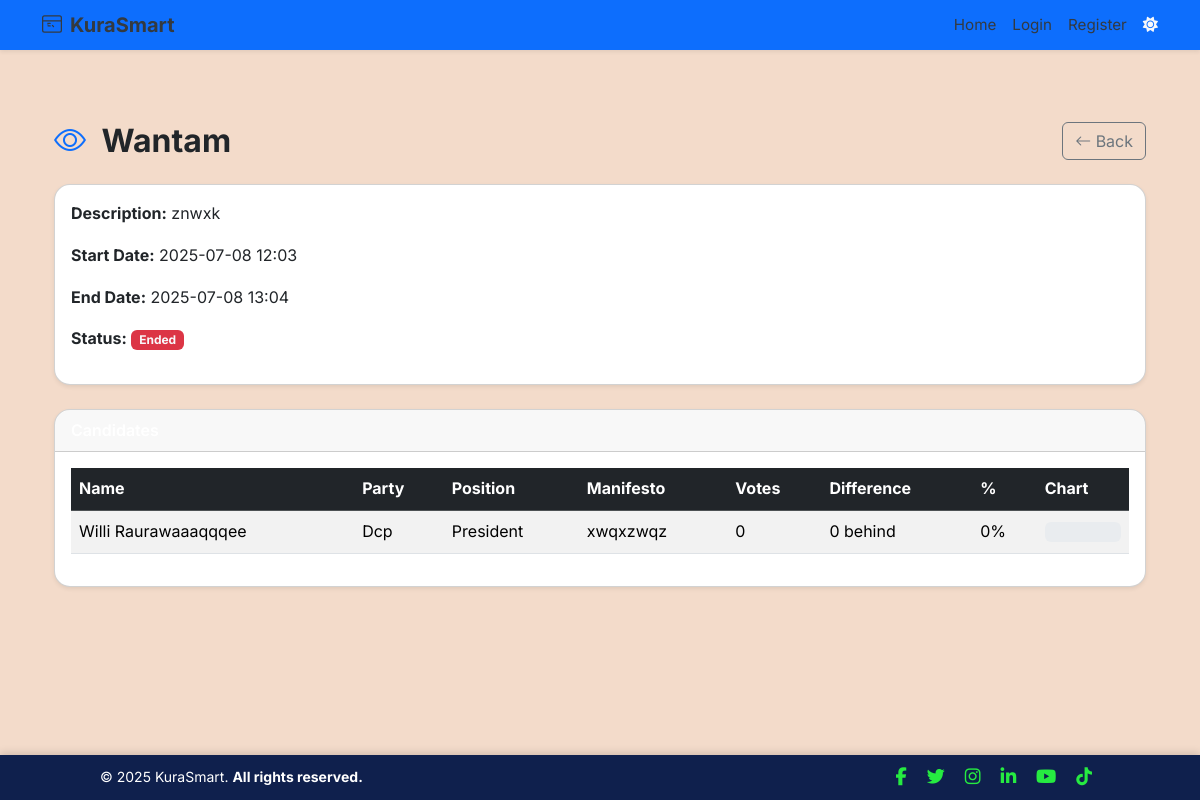
The app's page /admin/elections/8, older data.
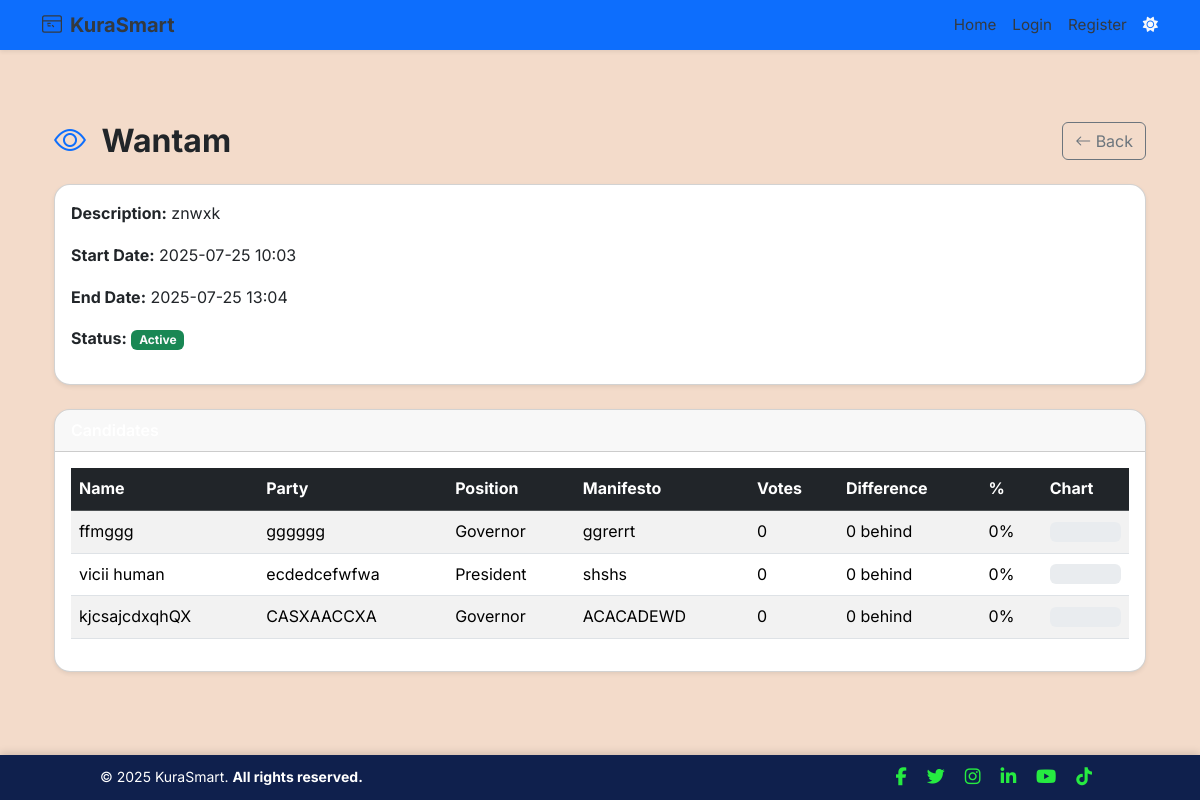
The same page, newer data.
### app/models.py (models this page shows, shortened)
class Election(db.Model):
    __tablename__ = 'election'
    id = db.Column(db.Integer, primary_key=True)
    title = db.Column(db.String(255), nullable=False)
    description = db.Column(db.Text)
    start_date = db.Column(db.DateTime, nullable=False)
    end_date = db.Column(db.DateTime, nullable=False)
    is_active = db.Column(db.Boolean, default=True)
    status = db.Column(db.Enum(ElectionStatusEnum), nullable=False, default=ElectionStatusEnum.INACTIVE)
    created_at = db.Column(db.DateTime, default=datetime.utcnow)
    updated_at = db.Column(db.DateTime, onupdate=func.now())
    deactivated_by = db.Column(db.Integer, db.ForeignKey('users.id'))
    candidates = db.relationship('Candidate', back_populates='election', lazy='dynamic')
    positions = db.relationship('Position', back_populates='election', lazy='dynamic', cascade="all, delete-orphan")
    votes = db.relationship('Vote', back_populates='election', lazy='dynamic')

class Candidate(db.Model):
    __tablename__ = 'candidate'
    id = db.Column(db.Integer, primary_key=True)
    user_id = db.Column(db.Integer, db.ForeignKey('users.id'), nullable=False)
    election_id = db.Column(db.Integer, db.ForeignKey('election.id'), nullable=False)
    position_id = db.Column(db.Integer, db.ForeignKey('position.id'), nullable=False)
    full_name = db.Column(db.String(100), nullable=False)
    party_name = db.Column(db.String(100))
    position = db.Column(db.String(100), nullable=True)
    description = db.Column(db.Text)
    manifesto = db.Column(db.Text)
    approved = db.Column(db.Boolean, default=False)
    created_at = db.Column(db.DateTime, default=datetime.utcnow)
    user = db.relationship('User', back_populates='candidates')
    election = db.relationship('Election', back_populates='candidates')
    position_rel = db.relationship('Position', back_populates='candidates')
    votes = db.relationship('Vote', back_populates='candidate', lazy='dynamic')
    __table_args__ = (
        db.UniqueConstraint('user_id', 'election_id', 'position_id', name='unique_candidate_combination'),
    )

### app/routes/web_auth.py (the view)
@admin_web_bp.route("/elections/<int:election_id>")
def view_election(election_id):
    election = Election.query.get_or_404(election_id)
    candidates = Candidate.query.filter_by(election_id=election_id).all()
    vote_counts = (
        db.session.query(Vote.candidate_id, func.count(Vote.id).label("vote_count"))
        .filter(Vote.election_id == election_id)
        .group_by(Vote.candidate_id)
        .all()
    )
    vote_count_map = {cid: count for cid, count in vote_counts}
    for candidate in candidates:
        candidate.vote_count = vote_count_map.get(candidate.id, 0)
    total_votes = sum(vote_count_map.values())
    return render_template(
        "admin/view_election.html",
        election=election,
        candidates=candidates,
        total_votes=total_votes,
    )

### app/context_processors.py (called while the page is built)
def inject_unread_notifs():
    if current_user.is_authenticated:
        count = Notification.query.filter_by(read=False).count()
    else:
        count = 0
    return {'unread_count': count}

### app/templates/admin/view_election.html (shortened to what this page needs)
{% extends "base.html" %}
{% block content %}
<div class="container py-5" data-aos="fade-up">
  <div class="d-flex justify-content-between align-items-center mb-4">
    <h2 class="fw-bold mb-0">
      <i class="bi bi-eye me-2 text-primary"></i>
      {{ election.title }}
    </h2>
    <a href="{{ url_for('admin_web.manage_elections') }}" class="btn btn-outline-secondary">
      <i class="bi bi-arrow-left"></i> Back
    </a>
  </div>
  <div class="card shadow-sm rounded-4 mb-4">
    <div class="card-body">
      <p><strong>Description:</strong> {{ election.description or '—' }}</p>
      <p><strong>Start Date:</strong> {{ election.start_date.strftime('%Y-%m-%d %H:%M') }}</p>
      <p><strong>End Date:</strong> {{ election.end_date.strftime('%Y-%m-%d %H:%M') }}</p>
      <p>
        {% set status_clr = {'inactive':'secondary','active':'success','paused':'warning','ended':'danger'}.get(election.status.value,'dark') %}
        <strong>Status:</strong>
        <span class="badge bg-{{ status_clr }} text-light">{{ election.status.value.title() }}</span>
      </p>
    </div>
  </div>
  <div class="card shadow-sm rounded-4">
    <div class="card-header bg-gradient-secondary text-white fw-semibold rounded-top-4">
    </div>
    <div class="card-body">
      {% if candidates %}
        <div class="table-responsive">
          <table class="table table-striped align-middle">
            <thead class="table-dark">
              <tr>
                <th>Name</th>
                <th>Party</th>
                <th>Position</th>
                <th>Manifesto</th>
                {% if election.status.value in ['active', 'ended'] %}
                  <th>Votes</th>
                  <th>Difference</th>
                  <th>%</th>
                  <th>Chart</th>
                {% endif %}
              </tr>
            </thead>
            <tbody>
              {% set sorted_candidates = candidates|sort(attribute='vote_count', reverse=True) %}
              {% set top_vote = sorted_candidates[0].vote_count if sorted_candidates else 0 %}
              {% for cand in sorted_candidates %}
                {% set is_leader = cand.vote_count == top_vote and top_vote > 0 %}
                {% set vote_percent = (cand.vote_count / total_votes * 100) if total_votes > 0 else 0 %}
                <tr class="{% if is_leader %}table-success fw-bold{% endif %}">
                  <td>
                    {{ cand.full_name }}
                  </td>
                  <td>{{ cand.party_name or '—' }}</td>
                  <td>{{ cand.position }}</td>
                  <td style="white-space:pre-wrap;">{{ cand.manifesto }}</td>
                  {% if election.status.value in ['active', 'ended'] %}
                    <td>{{ cand.vote_count }}</td>
                    {% if is_leader %}
                      <td>—</td>
                    {% else %}
                      <td>{{ top_vote - cand.vote_count }} behind</td>
                    {% endif %}
                    <td>{{ vote_percent|round(2) }}%</td>
                    <td>
                      <div class="progress" style="height: 20px;">
                      </div>
                    </td>
                  {% endif %}
                </tr>
              {% endfor %}
            </tbody>
          </table>
        </div>
      {% else %}
        <p class="text-center text-muted">No candidates found for this election.</p>
      {% endif %}
    </div>
  </div>
</div>
{% endblock %}

### app/templates/base.html (shortened to what this page needs)
<!DOCTYPE html>
<html lang="en" data-bs-theme="auto">
<head>
  <link rel="stylesheet" href="https://cdn.jsdelivr.net/npm/bootstrap@5.3.3/dist/css/bootstrap.min.css">
  <link rel="stylesheet" href="https://cdnjs.cloudflare.com/ajax/libs/font-awesome/6.5.0/css/all.min.css"/>
  <link rel="stylesheet" href="https://cdn.jsdelivr.net/npm/aos@2.3.4/dist/aos.css">
  <link rel="stylesheet" href="https://cdn.jsdelivr.net/npm/bootstrap-icons@1.10.5/font/bootstrap-icons.css">
  <link rel="stylesheet" href="{{ url_for('static', filename='styles.css') }}">
</head>
<body class="text-dark d-flex flex-column min-vh-100">
  <nav class="navbar navbar-expand-lg navbar-dark bg-primary sticky-top shadow-sm">
    <div class="container">
      <a class="navbar-brand fw-bold d-flex align-items-center gap-2" href="{{ url_for('main.index') }}">
        KuraSmart
      </a>
      <div class="collapse navbar-collapse" id="navCollapse">
        <ul class="navbar-nav ms-auto mb-2 mb-lg-0">
          <li class="nav-item">
            <a class="nav-link {% if request.endpoint == 'main.index' %}active{% endif %}" href="{{ url_for('main.index') }}">Home</a>
          </li>
          {% if current_user.is_authenticated %}
            <li class="nav-item">
              <a class="nav-link {% if request.endpoint in ['admin_web.dashboard', 'voter_web.dashboard'] %}active{% endif %}"
                 href="{{ url_for('admin_web.dashboard') }}">
                Dashboard
              </a>
            </li>
            {% if current_user.is_super_admin or current_user.role == 'admin' %}
              <li class="nav-item">
                <a class="nav-link {% if request.endpoint == 'admin_web.dashboard' %}active{% endif %}" href="{{ url_for('admin_web.dashboard') }}">
                  Admin Panel
                </a>
              </li>
            {% endif %}
            <li class="nav-item dropdown">
              <a class="nav-link dropdown-toggle" href="#" id="userMenu" data-bs-toggle="dropdown">
                <div class="nav-profile-wrapper">
                  <div class="profile-initial bg10">
                    {{ current_user.full_name[0]|upper }}
                  </div>
                  <div class="user-name-hover">
                    {{ current_user.full_name }}
                  </div>
                </div>
              </a>
              <ul class="dropdown-menu dropdown-menu-end">
                <li><a class="dropdown-item" href="{{ url_for('web_auth.logout') }}">Logout</a></li>
              </ul>
            </li>
          {% else %}
            <li class="nav-item">
              <a class="nav-link {% if request.endpoint == 'web_auth.login' %}active{% endif %}" href="{{ url_for('web_auth.login') }}">Login</a>
            </li>
            <li class="nav-item">
              <a class="nav-link {% if request.endpoint == 'web_auth.register' %}active{% endif %}" href="{{ url_for('web_auth.register') }}">Register</a>
            </li>
          {% endif %}
        </ul>
        <span id="theme-toggle" class="text-light ms-2" title="Toggle theme" style="cursor: pointer;">
          <i class="fas fa-moon"></i>
        </span>
      </div>
    </div>
  </nav>
  <main class="container py-2 flex-grow-1">
    {% block content %}{% endblock %}
  </main>
  <footer class="sticky-footer">
    <div class="footer-container">
      <p class="mb-0">&copy; 2025 KuraSmart. <strong>All rights reserved.</strong></p>
      <div class="social-icons">
        <a href="https://www.facebook.com/home.php"><i class="fab fa-facebook-f"></i></a>
        <a href="https://x.com/?lang=en"><i class="fab fa-twitter"></i></a>
        <a href="https://www.instagram.com/#reactivated"><i class="fab fa-instagram"></i></a>
        <a href="https://www.linkedin.com"><i class="fab fa-linkedin-in"></i></a>
        <a href="https://www.youtube.com"><i class="fab fa-youtube"></i></a>
        <a href="https://www.tiktok.com"><i class="fab fa-tiktok"></i></a>
      </div>
    </div>
  </footer>
</body>
</html>
  <link
    rel="stylesheet"
    href="https://cdnjs.cloudflare.com/ajax/libs/font-awesome/6.5.0/css/all.min.css"
  />
</body>
</html>

### app/static/styles.css (style rules this page uses)
body { font-family: 'Segoe UI', Tahoma, Geneva, Verdana, sans-serif; background-color: #f8f9fa; margin: 0; padding: 0; }
.navbar-brand { font-weight: bold; color: #343a40 !important; }
.navbar-nav .nav-item .nav-link { color: #343a40; }
footer { background-color: #f1f3f5; padding: 10px; text-align: center; font-size: 0.9rem; color: #6c757d; margin-top: 30px; }

### app/templates/base.html (style rules this page uses)
body { font-family: 'Inter', sans-serif; background-color: #F3DBCA; margin: 0; padding-bottom: 60px; line-height: 1.6; }
.navbar { padding-top: 0.25rem; padding-bottom: 0.25rem; font-size: 0.95rem; }
.navbar-brand svg { margin-top: -2px; }
.sticky-footer { position: fixed; bottom: 0; width: 100%; background-color: #0f204d; color: white; padding: 8px 16px; font-size: 0.875rem; box-shadow: 0 -2px 8px rgba(0, 0, 0, 0.15); z-index: 999; }
.footer-container { display: flex; flex-direction: column; align-items: center; gap: 10px; }
.social-icons a { margin: 0 8px; color: #26eb41; font-size: 18px; transition: color 0.3s ease; }
@media (min-width: 600px) { .footer-container { flex-direction: row; justify-content: space-between; max-width: 1000px; margin: 0 auto; } }

Row changes from the older to the newer data that the page shows:
removed Candidate: full_name "Willi Raurawaaaqqqee", party_name "Dcp", position "President", manifesto "xwqxzwqz", vote_count "0", top_vote-cand.vote_count "0", approved "0"
changed Election "Wantam": start_date "2025-07-08 12:03" → "2025-07-25 10:03"; end_date "2025-07-08 13:04" → "2025-07-25 13:04"; status.value "Ended" → "Active"
added Candidate: full_name "ffmggg", party_name "gggggg", position "Governor", manifesto "ggrerrt", vote_count "0", top_vote-cand.vote_count "0", approved "0"
added Candidate: full_name "vicii human", party_name "ecdedcefwfwa", position "President", manifesto "shshs", vote_count "0", top_vote-cand.vote_count "0", approved "0"
added Candidate: full_name "kjcsajcdxqhQX", party_name "CASXAACCXA", position "Governor", manifesto "ACACADEWD", vote_count "0", top_vote-cand.vote_count "0", approved "0"
